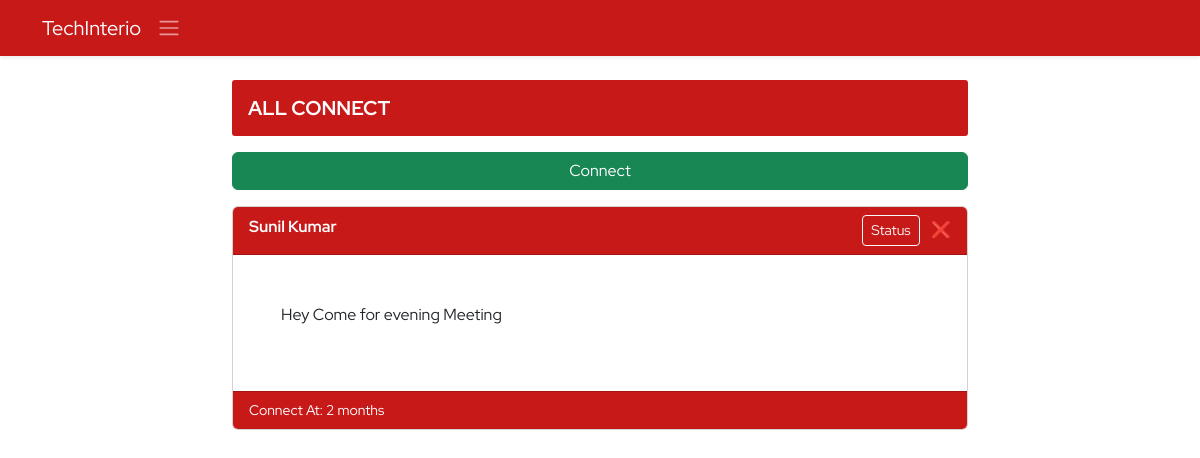
The app's page /ems/connect (signed in), older data.
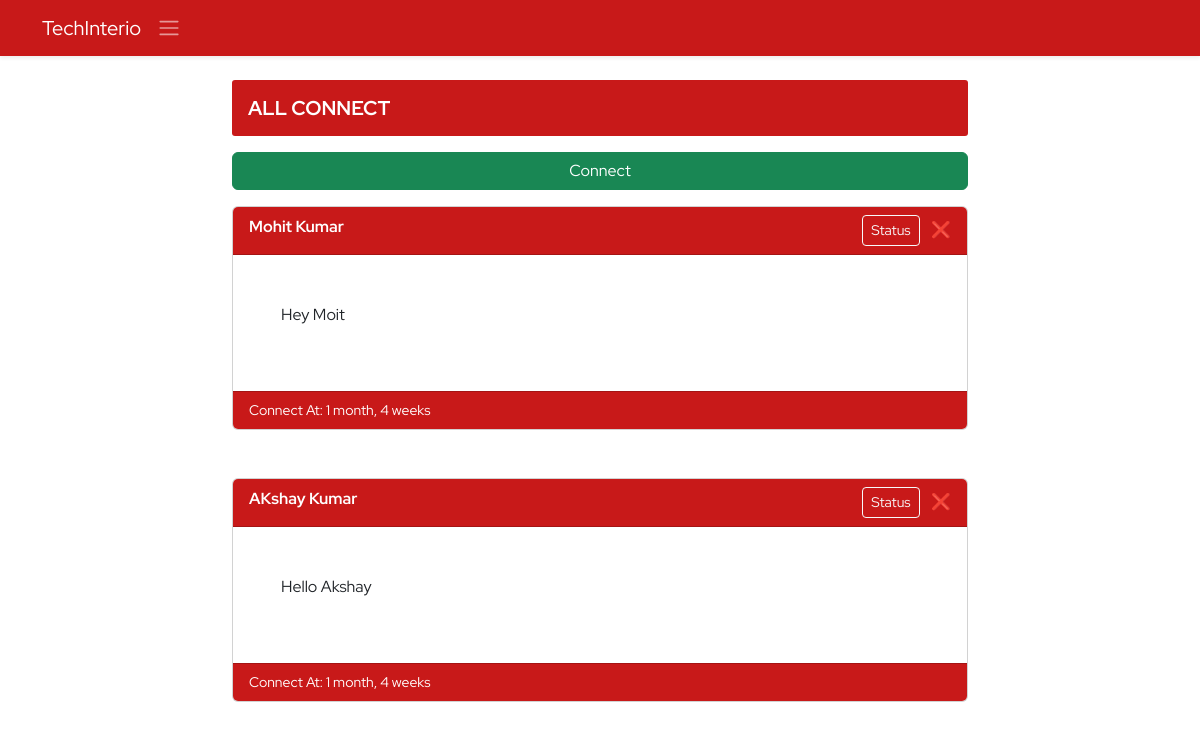
The same page, newer data.
### ems/models.py (models this page shows, shortened)
class Connect(models.Model):
    employee=models.ForeignKey(Employee,on_delete=models.CASCADE)
    message=models.TextField(max_length=400)
    created_at=models.DateTimeField(auto_now_add=True)
    updated_at=models.DateTimeField(auto_now=True)
    is_completed=models.BooleanField(default=False)

class Employee(models.Model):
    empid=models.AutoField(primary_key=True)
    employeeid=models.IntegerField(unique=True, null=True, blank=True)
    user=models.OneToOneField(User,on_delete=models.CASCADE)
    name=models.CharField(max_length=50)
    father_name=models.CharField(max_length=50)
    avtar=models.ImageField(upload_to='employee_profile_images', blank=True , default='profile.jpg')
    document=models.FileField(upload_to='employee_documents',null=True,blank=True)
    dob=models.DateField()
    email=models.EmailField(max_length=100)
    mobile_no=models.IntegerField()
    emergency_mobile_no=models.IntegerField(null=True,blank=True)
    address=models.OneToOneField(Address, on_delete=models.CASCADE,blank=True, null=True,)
    designation=models.CharField(max_length=70,null=True, blank=True)
    role=models.ForeignKey(Role, on_delete=models.SET_NULL,blank=True, null=True,)
    department=models.ForeignKey(Department, on_delete=models.SET_NULL,blank=True, null=True,)
    joining_date=models.DateField(null=True, blank=True)
    status=models.CharField(max_length=15)

### ems/views.py (the view, shortened to what this page needs)
# urls.py: path('connect',connect,name='connect'),
@login_required()
def connect(request):
    context={}
    try:
        connects=Connect.objects.all().order_by('-id')
        expireConnect()
        employees=Employee.objects.all()
        context['employees']=employees
        context['connects']=connects
    except Exception as e:
        print('Connect Exception : ',e)
    return render(request,'ems/connect.html',context)

### ems/utils.py (called while the page is built)
def expireConnect():
    try:
        connects=Connect.objects.all()
        for item in connects:
            create_time=item.created_at
            current_time=datetime.datetime.now(timezone.utc)
            difference=current_time-create_time
            compare_time=datetime.time(22,00,00).hour
            object_time=int(((difference.seconds)/60)/60)
            if object_time > compare_time:
                item.delete()
                print('Item Deleted')
            else:
                print('Time Need to complete')
    except Exception as e:
        print('Expire Connect Exception : ',e)

### ems/templates/ems/connect.html (shortened to what this page needs)
{% extends './base.html' %}
{% block body %}
<section>
    <div class="container">
    <div class="row d-flex align-items-center justify-content-center">
        <div class="col-8">
            <h3 class="derpartment-title my-3 text-uppercase text-white" style="background-color: #c30000e6 !important;">All Connect</h3>
            <div class="d-grid">
                <button type="button" class="btn btn-success" data-bs-toggle="modal" data-bs-target="#addconnect">Connect</button>
            </div>
        </div>
        {% for connect in connects %}
        <div class="col-8 my-3">
            <div class="card mb-3">
                <div class="card-header bg-danger text-white" style="background-color: #c30000e6 !important;">
                    <b>{{connect.employee.name}}</b>
                    {% if connect.is_completed %}
                    <span class="float-end"><button class="btn  btn-outline-light mx-2 btn-sm" data-bs-toggle="modal" data-bs-target="#connectStatus" onclick="updateStatus({{connect.id}})">Status</button> ✔️</span>
                    {% else %}
                    <span class="float-end"><button class="btn btn-outline-light mx-2 btn-sm" data-bs-toggle="modal" data-bs-target="#connectStatus"  onclick="updateStatus({{connect.id}})">Status</button> ❌ </span>
                    {% endif %}
                </div>
                <div class="card-body p-5">
                    <p>{{connect.message}}</p>
                </div>
                <div class="card-footer small text-white" style="background-color: #c30000e6 !important;">Connect At: {{connect.created_at | timesince}}</div>
            </div>
        </div>
        {% endfor %}
    </div>
</div>
</section>
{% endblock body %}

Row changes from the older to the newer data that the page shows:
removed Connect: employee.name "Sunil Kumar", message "Hey Come for evening Meeting", created_at "2 months"
added Connect: employee.name "Mohit Kumar", message "Hey Moit", created_at "1 month, 4 weeks"
added Connect: employee.name "AKshay Kumar", message "Hello Akshay", created_at "1 month, 4 weeks"
